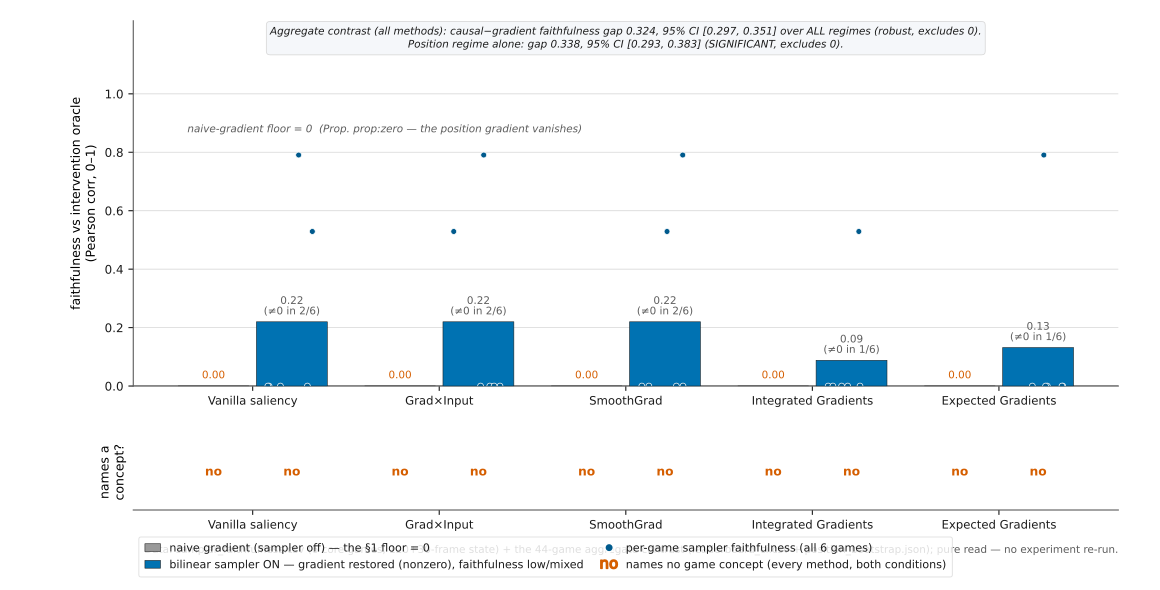

Generate this figure with Python:
#!/usr/bin/env python3
"""Figure 7 — the keystone: the bilinear sampler makes the gradient methods FAITHFUL
on the position/index regime, yet none of them names a game concept (semantic recovery is yes/no; the answer is no).

This is the sharpened thesis's foreclosing experiment (plan.md storyline step 4;
honesty-contract claim 4; backlog P2-R7-EXP-sampler). On the discrete position/index
regime — a framebuffer pixel placed by round/argmax of a sprite-position byte, whose
NAIVE gradient is provably zero (Prop. prop:zero) — turning Paper-1's bilinear
index-boundary sampler ON (the SAME differentiable surrogate as the SI joystick tool,
tools/xai_si_gradient/si_joystick_gradient.jl) restores a real position gradient. The
gradient/correlational attribution methods then become FAITHFUL: their per-cause map
correlates with the intervention oracle's true |Δ position-pixel|, off the zero floor.

The point the figure makes in one image: faithfulness is REPAIRABLE (0 -> >0) but
SEMANTICS is NOT (semantic recovery is yes/no; the answer stays no). Repairing the gradient does not make an attribution map
emit or name a single T3 game concept (missile, collision, score, restart); the only
semantic label in play is the imported T3 annotation, used to CHECK localization,
never PRODUCED by the method. So the universal semantic gap is not a fixable technical
artifact of the vanishing gradient — it survives the fix.

Two panels:
  (a)  Per-method faithfulness, naive -> sampler, on the position regime. For each of
       the five gradient methods we plot the naive bar (== 0, the §1 floor) and the
       sampler bar (the mean over the games where the sampler restored a gradient),
       with the per-game sampler points overlaid so the rise is not a single number.
  (b)  The semantics row: no method names a game concept (yes/no; "no" for every method) in BOTH
       conditions — a row of "no" markers, the foreclosure.

ALL numbers are READ from the committed keystone record — no experiment is re-run:
  * tools/xai_study/compare/out/sampler_faithfulness.csv   (P2-R7-EXP-sampler aggregate)
The per-method/per-game §R records under
tools/xai_study/phaseB_attribution/sampler_on/out/*.json are the sources the CSV
aggregates (referenced via the CSV's record_path column, not re-read here).

Run:
    python fig7_sampler_faithful_no_semantics.py
Produces:
    fig7_sampler_faithful_no_semantics.pdf  (vector, colour-blind-safe, self-legend)
"""

import argparse
import csv
import os
import sys
import textwrap

import matplotlib

matplotlib.use("Agg")  # headless vector backend
import matplotlib.pyplot as plt
import numpy as np
from matplotlib.patches import Patch

HERE = os.path.dirname(os.path.abspath(__file__))
# repo root = .../  (figures -> paper -> xai_2_interpretability -> xai_paper -> root)
REPO_ROOT = os.path.abspath(os.path.join(HERE, "..", "..", "..", ".."))

# ---------------------------------------------------------------------------
# Palette — Okabe-Ito colour-blind-safe set (matches fig4).
# ---------------------------------------------------------------------------
C_BG = "#ffffff"
C_INK = "#1a1a1a"
C_MUTE = "#5b5b5b"
C_GRID = "#d9d9d9"

C_NAIVE = "#999999"        # grey         — naive gradient (the §1 floor, == 0)
C_SAMPLER = "#0072B2"      # blue         — bilinear sampler ON (faithfulness restored)
C_SEM = "#D55E00"          # vermillion   — semantics (flat at 0)
C_POINT = "#005a8d"        # darker blue  — per-game sampler points

FS_MIN = 7.5

plt.rcParams.update(
    {
        "font.family": "DejaVu Sans",
        "font.size": 8.6,
        "axes.linewidth": 0.8,
        "axes.edgecolor": C_MUTE,
        "pdf.fonttype": 42,
        "svg.fonttype": "none",
        "figure.dpi": 150,
        "xtick.color": C_INK,
        "ytick.color": C_INK,
        "text.color": C_INK,
    }
)

PRETTY = {
    "vanilla_saliency": "Vanilla saliency",
    "gradxinput": "Grad×Input",
    "smoothgrad": "SmoothGrad",
    "integrated_gradients": "Integrated Gradients",
    "expected_gradients": "Expected Gradients",
}
METHOD_ORDER = [
    "vanilla_saliency", "gradxinput", "smoothgrad",
    "integrated_gradients", "expected_gradients",
]


def load_rows(csv_path):
    rows = []
    with open(csv_path) as fh:
        for r in csv.DictReader(fh):
            rows.append(
                {
                    "method": r["method"],
                    "game": r["game"],
                    "regime": r["regime"],
                    "faithfulness_naive": float(r["faithfulness_naive"]),
                    "faithfulness_sampler": float(r["faithfulness_sampler"]),
                    "semantic_recovery": int(r["semantic_recovery"]),
                    "record_path": r["record_path"],
                }
            )
    return rows


def load_headline_gaps(ci_csv_path):
    """Read the committed all-regime (robust) + position (directional) gap CIs
    from leaderboard_ci.csv. Returns {key: (mean, lo, hi)} or {} if absent."""
    gaps = {}
    if not os.path.isfile(ci_csv_path):
        return gaps
    with open(ci_csv_path) as fh:
        for r in csv.DictReader(fh):
            if r.get("kind") == "headline":
                try:
                    gaps[r["method"]] = (float(r["mean"]), float(r["ci_lo"]),
                                         float(r["ci_hi"]))
                except (KeyError, ValueError):
                    pass
    return gaps


def main():
    ap = argparse.ArgumentParser(description=__doc__)
    ap.add_argument(
        "--csv",
        default=os.path.join(
            REPO_ROOT, "tools", "xai_study", "compare", "out",
            "sampler_faithfulness.csv",
        ),
        help="path to the P2-R7-EXP-sampler aggregate CSV",
    )
    ap.add_argument(
        "--out",
        default=os.path.join(HERE, "fig7_sampler_faithful_no_semantics.pdf"),
        help="output PDF path",
    )
    args = ap.parse_args()

    rows = load_rows(args.csv)
    # The aggregate cross-method contrast this figure references is the ROBUST
    # all-regime causal-vs-gradient gap (CI excludes 0). On the 44-game scored
    # battery the POSITION-regime gap is now ALSO significant (its bootstrap CI
    # excludes 0) — source of truth = position_bootstrap.json (family-mean gap).
    ci_csv = os.path.join(
        REPO_ROOT, "tools", "xai_study", "compare", "out", "leaderboard_ci.csv"
    )
    headline_gaps = load_headline_gaps(ci_csv)
    pos_boot = None
    pb_path = os.path.join(
        REPO_ROOT, "tools", "xai_study", "compare", "out", "position_bootstrap.json"
    )
    if os.path.isfile(pb_path):
        import json as _json
        with open(pb_path) as _fh:
            pos_boot = _json.load(_fh)

    # per-method aggregates over the position regime ------------------------------
    by_method = {m: [] for m in METHOD_ORDER}
    for r in rows:
        if r["regime"] == "position" and r["method"] in by_method:
            by_method[r["method"]].append(r)

    methods = [m for m in METHOD_ORDER if by_method[m]]
    labels = [PRETTY[m] for m in methods]

    # HONEST aggregate: the sampler bar is the mean over ALL position games (not
    # only the games that rose). Averaging over the rose games alone would inflate
    # the bar to ~0.53–0.79 and falsely read as "the sampler makes the gradient
    # faithful"; the corrected message is that the sampler restores a NONZERO
    # gradient (mechanism) whose faithfulness is LOW/MIXED — nonzero in only a
    # minority of games, and low on average. The per-game points show that spread.
    naive_mean = []          # the naive floor (== 0)
    sampler_mean = []        # mean over ALL position games (low/mixed, honest)
    sampler_pts = []         # per-game sampler points (all games, incl. the zeros)
    n_rose = []              # how many games rose, per method
    for m in methods:
        rs = by_method[m]
        naive_mean.append(float(np.mean([r["faithfulness_naive"] for r in rs])))
        allvals = [r["faithfulness_sampler"] for r in rs]
        rose = [v for v in allvals if v > 1e-9]
        sampler_pts.append(allvals)
        n_rose.append(len(rose))
        sampler_mean.append(float(np.mean(allvals)) if allvals else 0.0)

    # headline numbers (measured, from the CSV)
    rose_pairs = [
        (r["method"], r["game"], r["faithfulness_sampler"])
        for r in rows
        if r["regime"] == "position"
        and r["faithfulness_sampler"] > r["faithfulness_naive"] + 1e-9
    ]
    best = max(rose_pairs, key=lambda t: t[2]) if rose_pairs else ("—", "—", 0.0)
    all_sem_zero = all(r["semantic_recovery"] == 0 for r in rows)
    n_records = len(rows)

    # =======================================================================
    # FIGURE
    # =======================================================================
    fig = plt.figure(figsize=(11.6, 5.9), facecolor=C_BG)
    # In-image title + headline banner removed (they duplicated the LaTeX
    # caption).  The two panel (a)/(b) sub-titles were also removed for
    # decluttering — the panel meaning now lives in the LaTeX caption — so the
    # panel block top is raised and the inter-panel gap tightened.
    gs = fig.add_gridspec(
        2, 1, height_ratios=[3.0, 0.62], left=0.115, right=0.965,
        top=0.965, bottom=0.135, hspace=0.22,
    )
    axF = fig.add_subplot(gs[0, 0])
    axS = fig.add_subplot(gs[1, 0])

    # ---------------- Panel (a): faithfulness naive -> sampler --------------
    nM = len(methods)
    x = np.arange(nM)
    w = 0.38

    axF.bar(x - w / 2 - 0.02, naive_mean, width=w, color=C_NAIVE,
            edgecolor=C_INK, linewidth=0.4, label="naive gradient (sampler off)",
            zorder=3)
    axF.bar(x + w / 2 + 0.02, sampler_mean, width=w, color=C_SAMPLER,
            edgecolor=C_INK, linewidth=0.4,
            label="bilinear sampler ON (mean over all position games)",
            zorder=3)

    # per-game sampler points (jittered) so the rise is shown, not just a mean
    rng = np.random.default_rng(0)
    for xi, pts in zip(x + w / 2 + 0.02, sampler_pts):
        jit = (rng.random(len(pts)) - 0.5) * (w * 0.7)
        axF.scatter(np.full(len(pts), xi) + jit, pts, s=18, color=C_POINT,
                    edgecolor="white", linewidth=0.5, zorder=5)

    # value annotations
    for xi, v in zip(x - w / 2 - 0.02, naive_mean):
        axF.text(xi, v + 0.018, f"{v:.2f}", ha="center", va="bottom",
                 fontsize=FS_MIN, color=C_INTERV_or_mute(v))
    for xi, v, nr in zip(x + w / 2 + 0.02, sampler_mean, n_rose):
        txt = f"{v:.2f}" + (f"\n(≠0 in {nr}/6)" if nr else "")
        axF.text(xi, v + 0.018, txt, ha="center", va="bottom",
                 fontsize=FS_MIN, color=C_MUTE, linespacing=1.05)

    axF.set_xticks(x)
    axF.set_xticklabels(labels, fontsize=8.4)
    # Headroom above 1.0 for the honest aggregate-contrast banner (drawn in the
    # 1.0–1.25 band so it never overlaps the bars or the per-game points).
    axF.set_ylim(0, 1.25)
    axF.set_yticks([0.0, 0.2, 0.4, 0.6, 0.8, 1.0])
    axF.set_ylabel("faithfulness vs intervention oracle\n(Pearson corr, 0–1)",
                   fontsize=9.0)
    axF.yaxis.grid(True, color=C_GRID, linewidth=0.6, zorder=0)
    axF.set_axisbelow(True)
    for s in ("top", "right"):
        axF.spines[s].set_visible(False)

    # the §1 floor line at 0 with a label
    axF.axhline(0.0, color=C_NAIVE, linewidth=1.0, zorder=2)
    axF.text(-0.35, 0.86,
             "naive-gradient floor = 0  (Prop. prop:zero — the position gradient vanishes)",
             ha="left", va="bottom", fontsize=FS_MIN, color=C_MUTE, style="italic")

    # (Panel (a) sub-title removed for decluttering — meaning lives in caption.)

    # ---------------- Panel (b): semantic recovery is a yes/no question -------------
    # Categorical, NOT a number. For every method, in BOTH conditions, no concept is
    # named, so the answer is "no". We render "no" markers, not a value on a scale.
    axS.set_xlim(axF.get_xlim())
    for xi in x:
        axS.text(xi - w / 2 - 0.02, 0.5, "no", ha="center", va="center",
                 fontsize=8.8, color=C_SEM, fontweight="bold")
        axS.text(xi + w / 2 + 0.02, 0.5, "no", ha="center", va="center",
                 fontsize=8.8, color=C_SEM, fontweight="bold")
    axS.set_xticks(x)
    axS.set_xticklabels(labels, fontsize=8.4)
    axS.set_ylim(0, 1.0)
    axS.set_yticks([])
    axS.set_ylabel("names a\nconcept?", fontsize=9.0)
    for s in ("top", "right", "left"):
        axS.spines[s].set_visible(False)
    # (Panel (b) sub-title removed for decluttering — meaning lives in caption.)

    # =======================================================================
    # (In-image title + headline banner removed — the LaTeX caption owns that
    #  prose.  `best`/`n_records` are still computed above for the self-check.)
    # =======================================================================

    # =======================================================================
    # Legend — beneath the panels.
    # =======================================================================
    handles = [
        Patch(facecolor=C_NAIVE, edgecolor=C_INK, linewidth=0.4,
              label="naive gradient (sampler off) — the §1 floor = 0"),
        Patch(facecolor=C_SAMPLER, edgecolor=C_INK, linewidth=0.4,
              label="bilinear sampler ON — gradient restored (nonzero), "
                    "faithfulness low/mixed"),
        plt.Line2D([0], [0], marker="o", color="none",
                   markerfacecolor=C_POINT, markeredgecolor="white",
                   markersize=6, label="per-game sampler faithfulness (all 6 games)"),
        plt.Line2D([0], [0], marker="$\\mathsf{no}$", color="none",
                   markerfacecolor=C_SEM, markeredgecolor=C_SEM, markersize=12,
                   label="names no game concept (every method, both conditions)"),
    ]
    leg = fig.legend(
        handles=handles, loc="lower left", bbox_to_anchor=(0.115, 0.012),
        ncol=2, frameon=True, fontsize=8.0, handlelength=1.4, borderpad=0.55,
        columnspacing=1.6, labelspacing=0.5,
    )
    leg.get_frame().set_edgecolor(C_GRID)
    leg.get_frame().set_linewidth(0.7)
    leg._legend_box.align = "left"

    # Honest aggregate-contrast line: the ROBUST all-regime gap (CI excludes 0),
    # and — on the 44-game battery — the POSITION-regime gap, which is now ALSO
    # SIGNIFICANT (its bootstrap CI excludes 0). Position numbers come from
    # position_bootstrap.json (family-mean gap), the paper's headline convention.
    ag = headline_gaps.get("all_regime_gap")
    pos_pb = pos_boot.get("position") if pos_boot else None
    all_pb = pos_boot.get("all_regime") if pos_boot else None
    if pos_pb:
        ag_txt = None
        if all_pb:
            ag_txt = (f"{all_pb['family_mean_gap']:.3f}, 95% CI "
                      f"[{all_pb['ci95'][0]:.3f}, {all_pb['ci95'][1]:.3f}]")
        elif ag:
            ag_txt = f"{ag[0]:.3f}, 95% CI [{ag[1]:.3f}, {ag[2]:.3f}]"
        agg_line = (
            f"Aggregate contrast (all methods): causal−gradient faithfulness gap "
            f"{ag_txt} over ALL regimes (robust, excludes 0).\n"
            f"Position regime alone: gap {pos_pb['family_mean_gap']:.3f}, "
            f"95% CI [{pos_pb['ci95'][0]:.3f}, {pos_pb['ci95'][1]:.3f}] "
            f"(SIGNIFICANT, excludes 0)."
        )
        # Placed in the headroom at the top of panel (a), above the bars, so it
        # never collides with the bottom legend strip. Two centred lines so the
        # box stays inside the panel width.
        axF.text(
            (nM - 1) / 2.0, 1.235, agg_line, fontsize=FS_MIN, color=C_INK,
            ha="center", va="top", style="italic", linespacing=1.25,
            bbox=dict(boxstyle="round,pad=0.35", facecolor="#f5f7fa",
                      edgecolor=C_GRID, linewidth=0.6),
        )

    fig.text(
        0.965, 0.058,
        "Data: sampler_faithfulness.csv (6 core games, 120+30-frame state) + the "
        "44-game aggregate contrast (leaderboard_ci.csv + position_bootstrap.json); "
        "pure read — no experiment re-run.",
        fontsize=FS_MIN, color=C_MUTE, ha="right", va="bottom",
    )

    fig.savefig(args.out, format="pdf", facecolor=C_BG)
    plt.close(fig)

    # =======================================================================
    # In-script self-check (DoD)
    # =======================================================================
    ok = True
    msgs = []

    def check(name, cond, detail=""):
        nonlocal ok
        ok = ok and cond
        msgs.append(f"  [{'PASS' if cond else 'FAIL'}] {name}{(' — ' + detail) if detail else ''}")

    exists = os.path.isfile(args.out)
    size = os.path.getsize(args.out) if exists else 0
    header_ok = False
    if exists:
        with open(args.out, "rb") as fh:
            header_ok = fh.read(5) == b"%PDF-"
    check("PDF file exists", exists, args.out)
    check("PDF size > 4 KB", size > 4096, f"{size} bytes")
    check("PDF has %PDF- header", header_ok)

    check("records loaded from CSV", n_records > 0, f"n={n_records}")
    check("naive faithfulness is the floor (all == 0)",
          all(r["faithfulness_naive"] == 0.0 for r in rows))
    check(">=1 method rose under the sampler", len(rose_pairs) >= 1,
          f"{len(rose_pairs)} (method,game) pair(s)")
    check("semantic recovery is 'no' for all records, both conditions",
          all_sem_zero)
    check("min in-figure font >= 7.5 pt", FS_MIN >= 7.5, f"FS_MIN={FS_MIN}")

    print("Figure 7 self-check:")
    print("\n".join(msgs))
    print(f"\n{'ALL CHECKS PASSED' if ok else 'CHECKS FAILED'} -> {args.out}")
    sys.exit(0 if ok else 1)


def C_INTERV_or_mute(v):
    # zero naive bars annotated in vermillion+bold-equivalent mute for emphasis
    return "#D55E00" if v == 0.0 else C_MUTE


if __name__ == "__main__":
    main()
